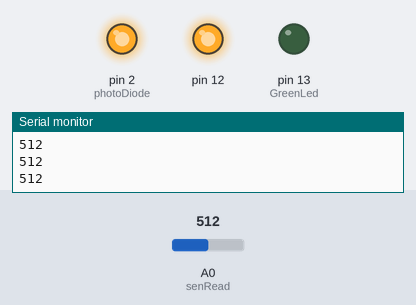
A sketch run on a simulated Arduino Uno, built with avr-gcc and run on an emulated ATmega328P. Shown: output pins drawn as LEDs (lit = HIGH), the last lines printed to the serial monitor. The test bench sets the inputs (shaded band); at power-on: A0 (senRead) = 512.

Above: at 1.2 s.
1.3 s: A0 (senRead) set to 892
2.8 s: A0 (senRead) set to 918
At 4.0 s:
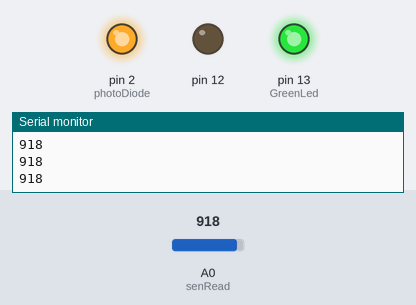
4.3 s: A0 (senRead) set to 900
At 5.2 s:
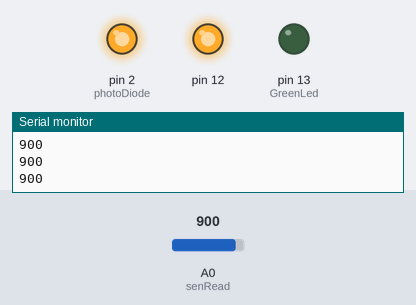
5.8 s: A0 (senRead) set to 1023
At 6.4 s:
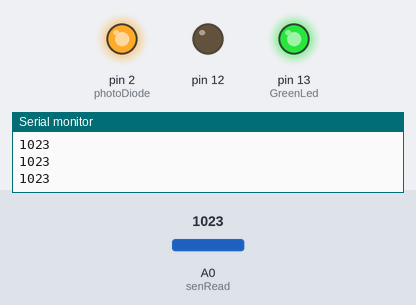
Timing chart, 0 to 8.3 s (numbered marks = the images above; inputs shaded):
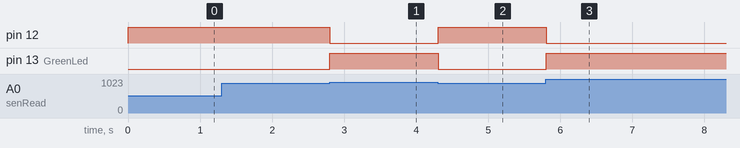

The sketch:

intruder_detector.ino
```cpp
int photoDiode=2;
int GreenLed=13;
int senRead=0;
int SenseRate=905;
 void setup()
 {
  pinMode(photoDiode,OUTPUT);
  pinMode(GreenLed,OUTPUT);
  pinMode(12,OUTPUT);
  digitalWrite(photoDiode,HIGH);
  digitalWrite(GreenLed,LOW);
  Serial.begin(9600);
 }
 void loop()
 {
  int val=analogRead(senRead);
  Serial.println(val);
  if(val <= SenseRate)
  {
   digitalWrite(12,HIGH);
   digitalWrite(GreenLed,LOW);
   delay(20);
  }
  else if(val > SenseRate)
  {
   digitalWrite(12,LOW);
   digitalWrite(GreenLed,HIGH);
   delay(20);
  }
 }
```

Measured:
- the behaviour switches between 905 and 906 on A0 (senRead) (found by bisection; images 0 and 1)
- after the input at 2.8 s, pin 12: HIGH → LOW at once; pin 13 (GreenLed): LOW → HIGH at once
- after the input at 4.3 s, pin 12: LOW → HIGH at once; pin 13 (GreenLed): HIGH → LOW at once
- after the input at 5.8 s, pin 12: HIGH → LOW at once; pin 13 (GreenLed): LOW → HIGH at once
